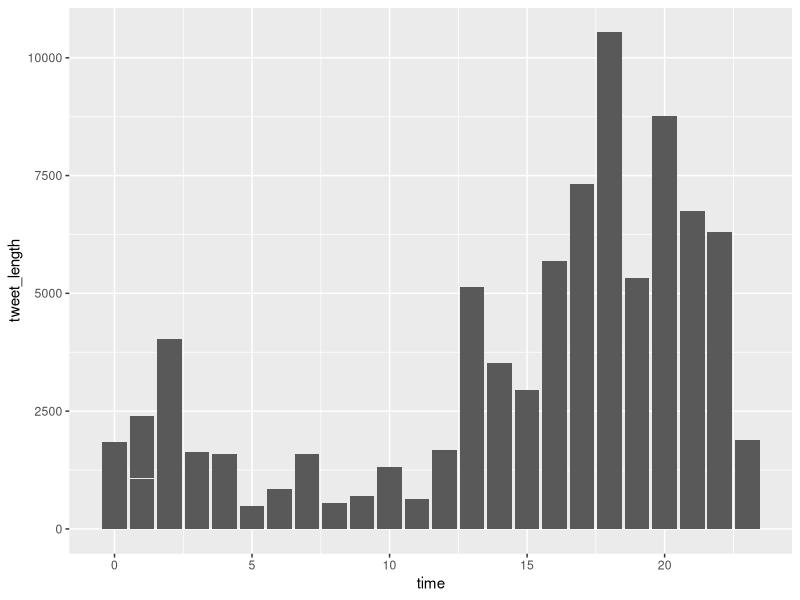
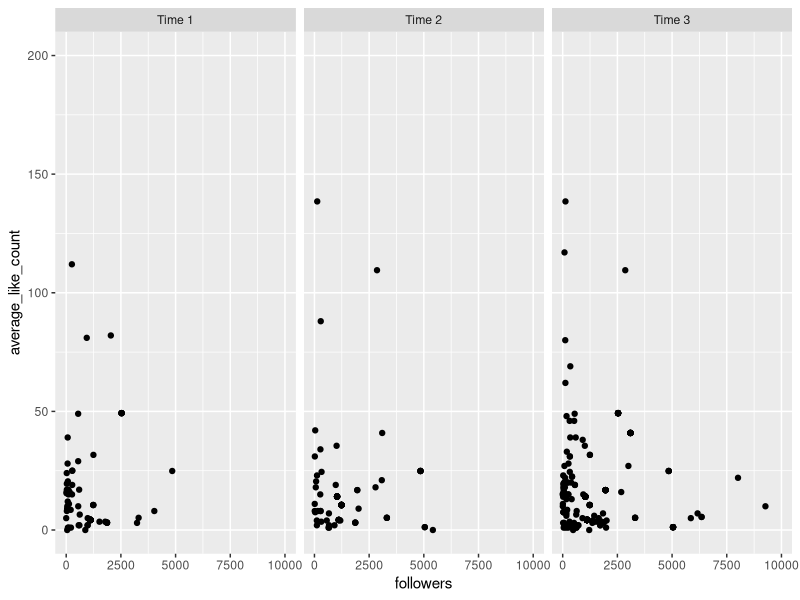

Write the R code that produced these figures, in order.
## ---- chunk 1
library(tidyverse)
library(maps)
library(sf)
library(rnaturalearth)
## ---- chunk 2
tweets <- read.csv("data/tweets.csv")
us_cities <- read.csv("data/uscities.csv")
## ---- chunk 3
tweets %>%
  group_by(location) %>%
  summarize(location_tweet_count = n())

# Data frame of cities of the world and corresponding countries
world_cities <- world.cities %>% 
  as_tibble() %>% 
  rename(c("city" = "name"))

# Data frame of cities in US and corresponding states
us_cities <- us_cities %>% 
  select(city, state_id, state_name)

# create new variable city that is the location pre ,
tweets_locations <- tweets %>% 
  filter(!str_detect(location, "@"), !str_detect(location, ":")) %>% 
  mutate(location_pre_comma = gsub(",.*","", location))
  

#Being funky, dont use this
#left_join(tweets_locations, us_cities, by = c("city"))
## ---- chunk 4
tweets %>%
  count(location) %>%
  arrange(desc(n)) %>% 
  head(15)
## ---- chunk 5
# Loading posible map to use
worldmap <- ne_countries(scale = 'medium', type = 'map_units',
                         returnclass = 'sf')

world_map <- map_data("world")

us_map <- map_data("state")


# ggplot() +
#   geom_polygon(data = world_map, aes(x = long, y = lat, group = group), fill = "gray", color = "black") +
#   geom_point(data = tweets, aes(x = long, y = lat, size = retweet_count), color = "red") +
#   theme_minimal() +
#   coord_fixed(1.3)

  #coord_quickmap()


tweets <- tweets%>%
  mutate(continent=case_when(long < -46 & (lat>20 & lat < 46) ~ "North America", 
                             (long > -100  & long<50) &(lat>-100 & lat <20) ~ "South America", 
                             (long > -50  & long<60) &(lat>-50 & lat <50) ~ "Africa", 
                             
                            (long > 25) &(lat>-50 & lat <50) ~ "Europe", 
                            
                          (long > 50  & long<150) &(lat>-12.5) ~ "Asia", 
                          
                        (long > 100) &(lat<-12.5) ~ "Oceania"))


  
  
## ---- chunk 6

tweets_NA<-tweets%>%
  filter(continent=="North America")



# just mapping us data, need to get rid of canada
# ggplot() +
#   geom_polygon(data = us_map, aes(x = long, y = lat, group = group), fill = "white", color = "black") +
#   geom_point(data = tweets_NA, aes(x = long, y = lat, size = retweet_count), color = "red") +
#   theme_minimal() +
#   coord_quickmap()

north_am <- worldmap[worldmap$continent == 'North America',]
us <- worldmap[worldmap$name == 'United States',]

# New US map option
# ggplot() + 
#   geom_sf(data = us) + 
#   theme_bw() +
#   geom_point(data = tweets_NA, aes(x = long, y = lat, size = retweet_count), color = "red") 

## ---- chunk 7
library(lubridate)

tweets <- tweets %>%
  filter(!is.na(datetime))%>%
  mutate(tweet_length = nchar(as.character(content)), 
                              time=(as.numeric(str_sub(datetime, start=12, end=13))))
        

ggplot(tweets, aes(x=time, y = tweet_length)) + 
  geom_col()



## ---- chunk 8
tweets %>%
  filter(verified == TRUE) %>%
  nrow()
## ---- chunk 9
tweets <- tweets %>%
  group_by(username) %>%
  mutate(average_like_count = mean(like_count))


tweets_time<- tweets%>%
  mutate(time_range=case_when(time<=7~"Time 1", 
                              time>7 & time <=15~ "Time 2", 
                              time >15~"Time 3"))
ggplot(tweets_time, aes(followers, average_like_count))+
  geom_point()+
  facet_grid(~time_range)+
  scale_x_continuous(limits=c(0, 10000))+
  scale_y_continuous(limits=c(0, 200))
  
  
